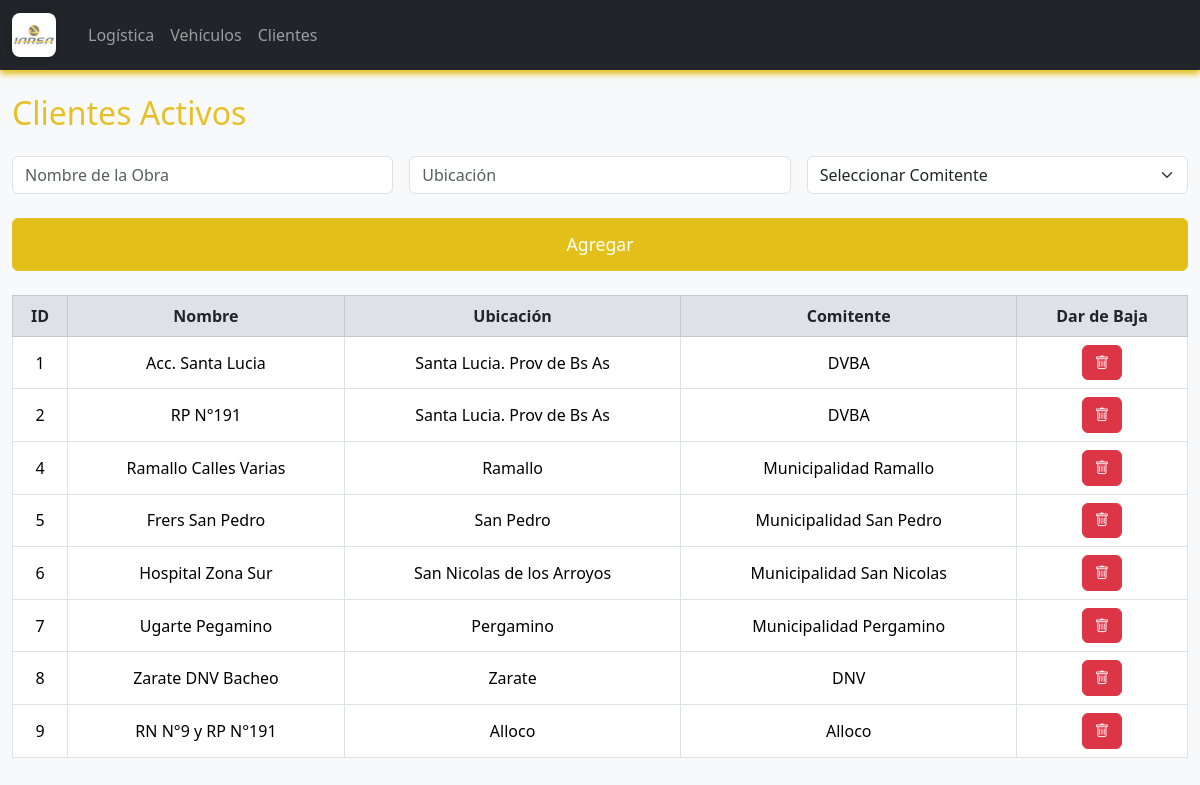
Screenshot of /clientes with the database file from the repository.
### logistica/models.py (models this page shows, shortened)
class Cliente(db.Model):
    id = db.Column(db.Integer, primary_key=True)
    nombre = db.Column(db.String(100), nullable=False)
    ubicacion = db.Column(db.String(100), nullable=False)  # Ej: "Córdoba, Argentina"
    comitente = db.Column(db.String(100), nullable=False)  # Nombre del comitente
    estado = db.Column(db.String(10), nullable=False, default="Activo")  # Activo/Inactivo

### logistica/routes.py (the view)
@main.route('/clientes')
def clientes():
    lista = Cliente.query.filter_by(estado="Activo").all()
    return render_template('clientes.html', clientes=lista)

### logistica/templates/clientes.html (shortened to what this page needs)
{% extends "index.html" %}
{% block content %}
<h2 class="mb-4">Clientes Activos</h2>
<form method="POST" action="{{ url_for('main.agregar_cliente') }}" class="row g-3 mb-4">
    <div class="col-md-4">
        <input type="text" name="nombre" class="form-control" placeholder="Nombre de la Obra" required>
    </div>
    <div class="col-md-4">
        <input type="text" name="ubicacion" class="form-control" placeholder="Ubicación" required>
    </div>
    <div class="col-md-4">
        <select name="comitente" class="form-select" required>
            <option value="">Seleccionar Comitente</option>
        </select>
    </div>
    <div class="col-12">
        <button type="submit" class="btn btn-primary btn-block btn-agregar-grande">Agregar</button>
    </div>
</form>
<table class="table table-bordered table-hover align-middle">
    <thead class="table-light">
        <tr>
            <th>ID</th>
            <th>Nombre</th>
            <th>Ubicación</th>
            <th>Comitente</th>
            <th>Dar de Baja</th>
        </tr>
    </thead>
    <tbody>
        {% for c in clientes %}
        <tr>
            <td>{{ c.id }}</td>
            <td>{{ c.nombre }}</td>
            <td>{{ c.ubicacion }}</td>
            <td>{{ c.comitente }}</td>
            <td>
                <a href="{{ url_for('main.baja_cliente', id=c.id) }}" class="btn btn-danger btn-sm">
                    <i class="bi bi-trash"></i>
                </a>
            </td>
        </tr>
        {% endfor %}
    </tbody>
</table>
{% endblock %}

### logistica/static/style.css (style rules this page uses)
body { background-color: #f8f9fa; font-family: 'Segoe UI', Tahoma, Geneva, Verdana, sans-serif; }
h1, h2, h3 { color: #e6c028; }
.table th, .table td { text-align: center; vertical-align: middle; }
.btn { border-radius: 0.375rem; padding: 0.375rem 0.75rem; font-size: 0.9rem; }
.btn-danger { color: #fff; }
.btn-primary { background-color: #e3c019; border-color: #e6c028; }
.btn-agregar-grande { width: 100%; font-size: 1.1rem; padding: 0.75rem 0; margin-top: 0.5rem; }
form input, form select { border-radius: 0.375rem; }
.table thead th { background-color: #dee2e6; font-weight: bold; color: #212529; }

### rows the page displays
Cliente: id "1", nombre "Acc. Santa Lucia", ubicacion "Santa Lucia. Prov de Bs As", comitente "DVBA"
Cliente: id "2", nombre "RP N°191", ubicacion "Santa Lucia. Prov de Bs As", comitente "DVBA"
Cliente: id "4", nombre "Ramallo Calles Varias", ubicacion "Ramallo", comitente "Municipalidad Ramallo"
Cliente: id "5", nombre "Frers San Pedro", ubicacion "San Pedro", comitente "Municipalidad San Pedro"
Cliente: id "6", nombre "Hospital Zona Sur", ubicacion "San Nicolas de los Arroyos", comitente "Municipalidad San Nicolas"
Cliente: id "7", nombre "Ugarte Pegamino", ubicacion "Pergamino", comitente "Municipalidad Pergamino"
Cliente: id "8", nombre "Zarate DNV Bacheo", ubicacion "Zarate", comitente "DNV"
Cliente: id "9", nombre "RN N°9 y RP N°191", ubicacion "Alloco", comitente "Alloco"
